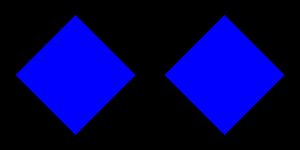

Recreate this plot in Python.
#!/usr/bin/env python

# Read AVS UCD data in ASCII and binary form and render side by side.

import os

import vtkmodules.vtkInteractionStyle  # noqa: F401
import vtkmodules.vtkRenderingFreeType  # noqa: F401
import vtkmodules.vtkRenderingOpenGL2  # noqa: F401

from vtkmodules.vtkIOGeometry import vtkAVSucdReader
from vtkmodules.vtkRenderingCore import (
    vtkActor,
    vtkDataSetMapper,
    vtkRenderWindow,
    vtkRenderWindowInteractor,
    vtkRenderer,
)

# Source
data_dir = os.environ.get("VPE_DATA_DIR", os.path.dirname(os.path.abspath(__file__)))

# Read ASCII AVS UCD
ucd_reader_ascii = vtkAVSucdReader()
ucd_reader_ascii.SetFileName(os.path.join(data_dir, "cellsnd.ascii.inp"))

dataset_mapper_0 = vtkDataSetMapper()
dataset_mapper_0.SetInputConnection(ucd_reader_ascii.GetOutputPort())

actor_0 = vtkActor()
actor_0.SetMapper(dataset_mapper_0)

# Read binary AVS UCD
ucd_reader_bin = vtkAVSucdReader()
ucd_reader_bin.SetFileName(os.path.join(data_dir, "cellsnd.bin.inp"))

dataset_mapper_1 = vtkDataSetMapper()
dataset_mapper_1.SetInputConnection(ucd_reader_bin.GetOutputPort())

actor_1 = vtkActor()
actor_1.SetMapper(dataset_mapper_1)
actor_1.AddPosition(5, 0, 0)

# Renderer
renderer = vtkRenderer()
renderer.AddActor(actor_0)
renderer.AddActor(actor_1)

# Render window
render_window = vtkRenderWindow()
render_window.AddRenderer(renderer)
render_window.SetWindowName("av sucd reader")
render_window.SetMultiSamples(0)
render_window.SetSize(300, 150)

# Interactor
interactor = vtkRenderWindowInteractor()
interactor.SetRenderWindow(render_window)

# Scene
renderer.ResetCamera()
renderer.GetActiveCamera().Zoom(2)

interactor.Initialize()
interactor.Start()
